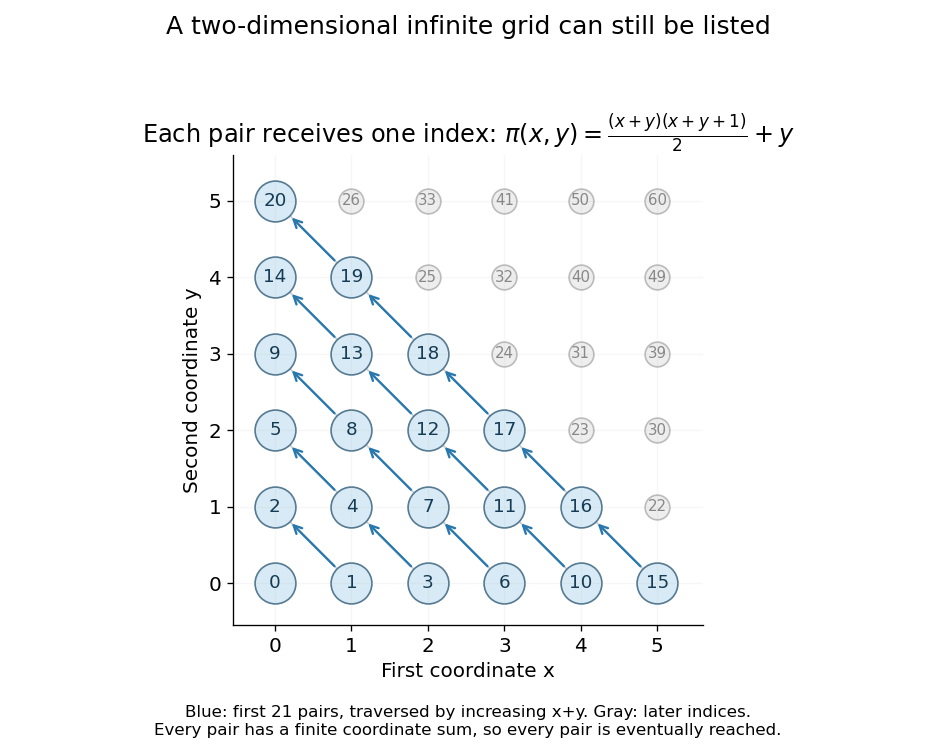

The script that saved this image:
"""Generate countable-pair-enumeration.png in cwd.

Tested with Python 3.14.4, numpy 2.3.5, matplotlib 3.10.7.
Labels are exact Cantor pairing values for nonnegative integer coordinates.
"""

from pathlib import Path
import matplotlib
matplotlib.use("Agg")
import matplotlib.pyplot as plt
import numpy as np


def pair(x, y):
    return (x + y) * (x + y + 1) // 2 + y


def main():
    ordered = [(d-y, y) for d in range(6) for y in range(d+1)]
    assert [pair(x, y) for x, y in ordered] == list(range(21))
    plt.rcParams.update({"font.size": 12, "axes.spines.top": False,
                         "axes.spines.right": False})
    fig, ax = plt.subplots(figsize=(7.8, 6.3), dpi=120, facecolor="white")
    for d in range(6):
        ax.plot([d, 0], [0, d], color="#c6cdd3", lw=1, zorder=0)
    for x in range(6):
        for y in range(6):
            shown = x+y <= 5
            ax.scatter(x, y, s=600 if shown else 220,
                       c="#d8eaf5" if shown else "#eeeeee", edgecolors="#557a92" if shown else "#bbbbbb")
            ax.text(x, y, str(pair(x,y)), ha="center", va="center",
                    fontsize=11 if shown else 9, color="#153c55" if shown else "#888888")
    for (x0,y0),(x1,y1) in zip(ordered, ordered[1:]):
        if x0+y0 == x1+y1:
            ax.annotate("", xy=(x1+.19, y1-.19), xytext=(x0-.19,y0+.19),
                        arrowprops={"arrowstyle":"->", "color":"#2878ad", "lw":1.4})
    ax.set(xlim=(-.55,5.6),ylim=(-.55,5.6),xticks=range(6),yticks=range(6),
           xlabel="First coordinate x",ylabel="Second coordinate y",
           title=r"Each pair receives one index: $\pi(x,y)=\frac{(x+y)(x+y+1)}{2}+y$")
    ax.set_aspect("equal")
    ax.grid(alpha=.1)
    fig.suptitle("A two-dimensional infinite grid can still be listed",fontsize=15)
    fig.text(.5,.028,"Blue: first 21 pairs, traversed by increasing x+y. Gray: later indices.\n"
             "Every pair has a finite coordinate sum, so every pair is eventually reached.",
             ha="center",fontsize=10)
    fig.tight_layout(rect=(0,.07,1,.94))
    fig.savefig(Path.cwd()/"countable-pair-enumeration.png",facecolor="white",transparent=False)
    plt.close(fig)
    print("First six pairs:", ordered[:6])


if __name__ == "__main__":
    main()
